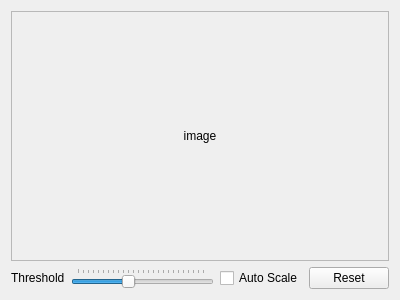
<?xml version="1.0" encoding="UTF-8"?>
<ui version="4.0">
 <class>ImageMoment</class>
 <widget class="QWidget" name="ImageMoment">
  <property name="windowModality">
   <enum>Qt::ApplicationModal</enum>
  </property>
  <property name="geometry">
   <rect>
    <x>0</x>
    <y>0</y>
    <width>400</width>
    <height>300</height>
   </rect>
  </property>
  <property name="windowTitle">
   <string>Image Moment</string>
  </property>
  <layout class="QGridLayout" name="gridLayout_2">
   <item row="0" column="0">
    <widget class="QScrollArea" name="imageScrollArea">
     <property name="widgetResizable">
      <bool>true</bool>
     </property>
     <widget class="QWidget" name="scrollAreaWidgetContents">
      <property name="geometry">
       <rect>
        <x>0</x>
        <y>0</y>
        <width>380</width>
        <height>245</height>
       </rect>
      </property>
      <layout class="QGridLayout" name="gridLayout">
       <item row="0" column="0">
        <widget class="QLabel" name="image">
         <property name="text">
          <string>image</string>
         </property>
         <property name="alignment">
          <set>Qt::AlignCenter</set>
         </property>
        </widget>
       </item>
      </layout>
     </widget>
    </widget>
   </item>
   <item row="1" column="0">
    <layout class="QHBoxLayout" name="horizontalLayout">
     <item>
      <widget class="QLabel" name="thresholdLabel">
       <property name="text">
        <string>Threshold</string>
       </property>
      </widget>
     </item>
     <item>
      <widget class="QSlider" name="thresholdSlider">
       <property name="styleSheet">
        <string notr="true"/>
       </property>
       <property name="maximum">
        <number>255</number>
       </property>
       <property name="value">
        <number>100</number>
       </property>
       <property name="orientation">
        <enum>Qt::Horizontal</enum>
       </property>
       <property name="tickPosition">
        <enum>QSlider::TicksAbove</enum>
       </property>
      </widget>
     </item>
     <item>
      <widget class="QCheckBox" name="autoScaleCheckBox">
       <property name="text">
        <string>Auto Scale</string>
       </property>
      </widget>
     </item>
     <item>
      <widget class="QPushButton" name="resetButton">
       <property name="text">
        <string>Reset</string>
       </property>
      </widget>
     </item>
    </layout>
   </item>
  </layout>
 </widget>
 <resources/>
 <connections/>
</ui>
